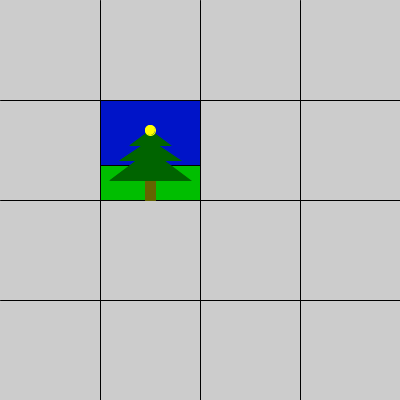
Frame 1 (no input)
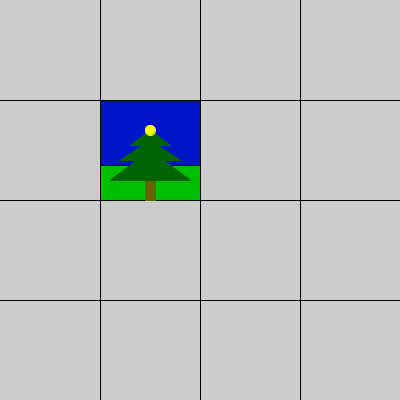
Frame 60 (the mouse pressed at the canvas centre just before this capture)
Frame 120 (the mouse held since frame 60 and released just before this capture): identical to frame 60, image omitted

The Processing sketch that drew these frames (run headless with seeded random() and noise(); from frame 60 on, the mouse is pressed at the canvas centre):

// Processing sketch: kyrill_kerstkaart
// ── kyrill_kerstkaart.pde
void setup()
{
  size(400,400);
}
void draw()
{
  stroke(0);
  line(100,0,100,height);
  line(0,100,width,100);
  line(200,0,200,height);
  line(0,200,width,200);
  line(300,0,300,height);
  line(0,300,width,300);
  line(400,0,400,width);
  line(0,400,height,400);
  fill(0,190,0);
  rect(100,165,100,35);
  fill(0,20,200);
  rect(100,100,100,65);
  stroke(100,100,00);
  fill(100,100,00);
  rect(145,175,10,25);
  stroke(0,100,0);
  fill(0,100,0);
  triangle(110,180,190,180,150,150);
  triangle(120,160,180,160,150,140);
  triangle(130,145,170,145,150,130);
  stroke(255,255,00);
  fill(255,255,00);
  ellipse(150,130,10,10);
}
